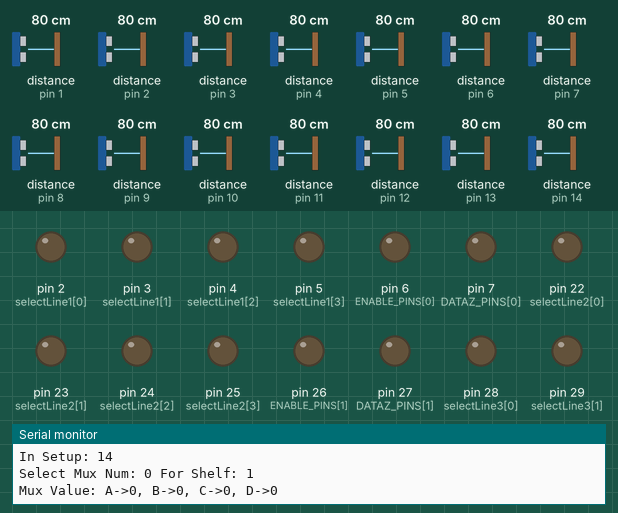
Recording of a sketch running on a simulated Arduino Mega 2560, built with avr-gcc and run on an emulated ATmega2560. On the bench: output pins drawn as LEDs (lit = HIGH), the last lines printed to the serial monitor. Inputs (shaded band) come from the test bench; at power-on: distance to the obstacle (sensors on pin 1, pin 2, pin 3, pin 4, pin 5, pin 6, pin 7, pin 8, pin 9, pin 10, pin 11, pin 12, pin 13, pin 14) 80 cm.

Above: at 0.1 s.
At 2.7 s:
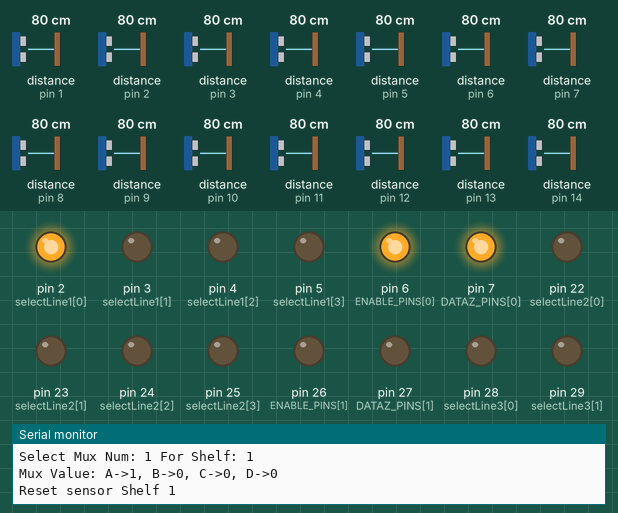
At 6.3 s:
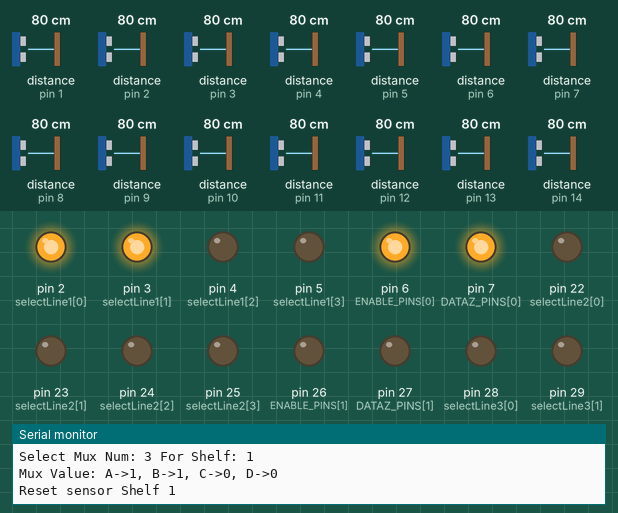
At 11.7 s:
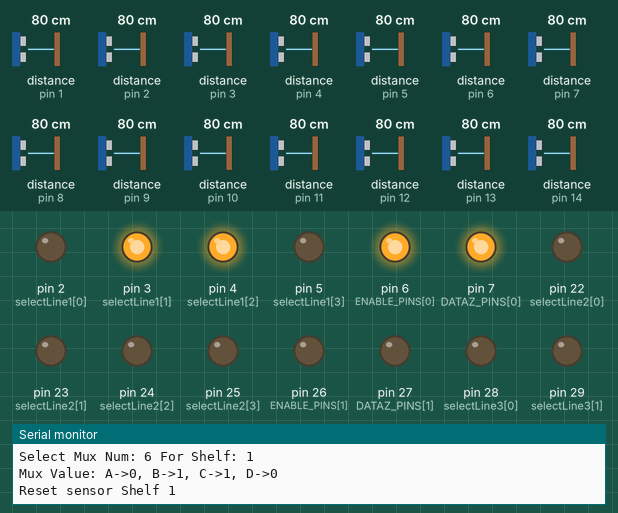
At 17.2 s:
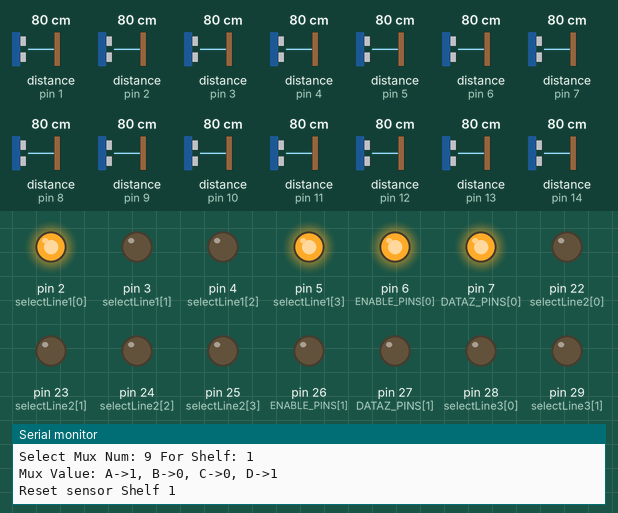
At 24.4 s:
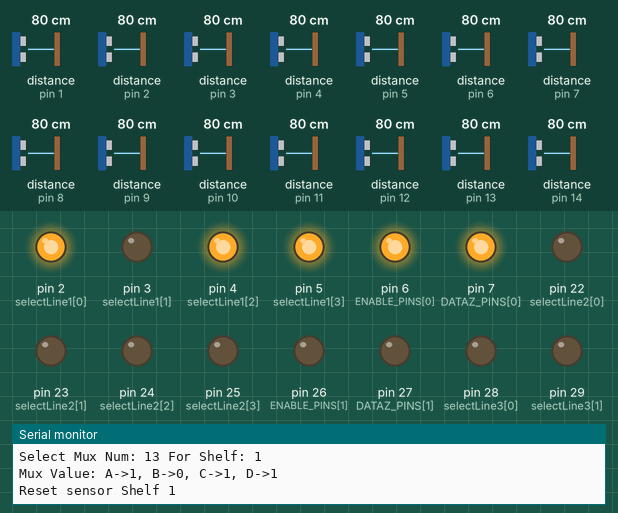
Timing chart, 0 to 25.9 s (numbered marks = the images above):
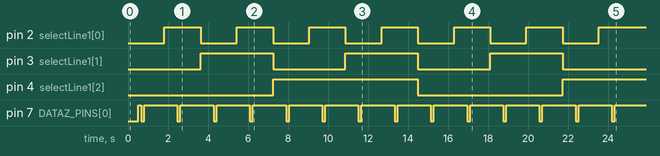

The sketch:

anotherTest.ino
```cpp
#include <Wire.h>
#include <VL53L0X.h>
#include <ArduinoJson.h>
#include <SoftwareSerial.h>
#define NUMBER_OF_SHELVES 1 // Note: Should not be more than 4
#define ROWS_PER_SHELF 14 // Note: Should not be more than 14
#define RACKNUM "000007"
SoftwareSerial send_to_node(10, 11); // Tx / Rx
int ENABLE_PINS[] = {6, 26, 32, 38};
int DATAZ_PINS[] = {7, 27, 33, 39};
int selectLine1[] = {2 , 3 , 4 , 5}; // for Shelf1
int selectLine2[] = {22 , 23 , 24 , 25}; // For Shelf2
int selectLine3[] = {28 , 29 , 30 , 31};//TODO : Set Correct Pins // For Shelf3
int selectLine4[] = {34 , 35 , 38 , 37};//TODO : Set Correct Pins // For Shelf4
String shelf1_ids[] = {"5b5767f9c03f97015d147266","5b576823c03f97015d147273","5b576d86c03f9707c22d86c9",
    "5b576d93c03f9707c22d86d0","5b576d9bc03f9707c22d86e7","5b576da1c03f9707a52719f5","5b576da9c03f9707c22d86ec",
    "5b576db7c03f9707a52719f9","5b576dcdc03f9707a52719fe","5b576dd9c03f97084534acf8","5b576de4c03f970827a4c2dc",
    "5b576debc03f97084534ad00","5b576df3c03f97084534ad05","5b576e10c03f970827a4c2f7"};

String shelf2_ids[] = {"5b584f95c03f9774a5d96c78","5b584f8fc03f9774a5d96c71","5b584f89c03f977488b6d988",
    "5b584f85c03f977488b6d97d","5b584f7fc03f9774a5d96c51","5b584f79c03f9774a5d96c4c","5b584f68c03f977488b6d976",
    "5b584f5dc03f9774a5d96c38","5b584f45c03f97740352a357","5b584f41c03f97740352a354","5b584f34c03f97740352a34c",
    "5b584f2bc03f9774061803bd","5b584f22c03f9774061803b9","5b584f18c03f9774061803ac"};

String shelf3_ids[] = {"","","","","","","","","","","","","",""};
String shelf4_ids[] = {"","","","","","","","","","","","","",""};
VL53L0X sensor1, sensor2, sensor3, sensor4, sensor5, sensor6, sensor7, sensor8, sensor9, sensor10, sensor11, sensor12, sensor13, sensor14,
    sensor15, sensor16, sensor17, sensor18, sensor19, sensor20, sensor21, sensor22, sensor23, sensor24, sensor25, sensor26, sensor27, sensor28,
    sensor29, sensor30, sensor31, sensor32, sensor33, sensor34, sensor35, sensor36, sensor37, sensor38, sensor39, sensor40, sensor41, sensor42,
    sensor43, sensor44, sensor45, sensor46, sensor47, sensor48, sensor49, sensor50, sensor51, sensor52, sensor53, sensor54, sensor55, sensor56;

VL53L0X sensors[] = {
    sensor1, sensor2, sensor3, sensor4, sensor5, sensor6, sensor7, sensor8, sensor9, sensor10, sensor11, sensor12, sensor13, sensor14,
    sensor15, sensor16, sensor17, sensor18, sensor19, sensor20, sensor21, sensor22, sensor23, sensor24, sensor25, sensor26, sensor27, sensor28,
    sensor29, sensor30, sensor31, sensor32, sensor33, sensor34, sensor35, sensor36, sensor37, sensor38, sensor39, sensor40, sensor41, sensor42,
    sensor43, sensor44, sensor45, sensor46, sensor47, sensor48, sensor49, sensor50, sensor51, sensor52, sensor53, sensor54, sensor55, sensor56
  };

void setup() {
  Serial.begin(19200);
  send_to_node.begin(19200);
  Wire.begin();
  for(int i=0;i<4;i++) {
    pinMode(selectLine1[i], OUTPUT);
    pinMode(selectLine2[i], OUTPUT);
    pinMode(selectLine3[i], OUTPUT);
    pinMode(selectLine4[i], OUTPUT);
    pinMode(ENABLE_PINS[i], OUTPUT);
    pinMode(DATAZ_PINS[i], OUTPUT);
  }
  int run_count = NUMBER_OF_SHELVES * ROWS_PER_SHELF;
  Serial.print("In Setup: ");
  Serial.println(run_count);
  for(int i=0;i<=run_count;i++) {
    if(i < ROWS_PER_SHELF) {
      if(NUMBER_OF_SHELVES >= 1) setSensor(i,1);
    } else if(i >= ROWS_PER_SHELF && i < (ROWS_PER_SHELF*2)) {
      if(NUMBER_OF_SHELVES >= 2) setSensor(i,2);
    } else if(i >= (ROWS_PER_SHELF * 2) && i < (ROWS_PER_SHELF*3)) {
      if(NUMBER_OF_SHELVES >= 3) setSensor(i,3);
    } else if(i >= (ROWS_PER_SHELF*3) && i < (ROWS_PER_SHELF*4)) {
      if(NUMBER_OF_SHELVES >= 4) setSensor(i,4);
    }
    sensors[i].startContinuous();
    delay(300);
    Serial.print("Counter: ");
    Serial.println(i);
    Serial.println();
  }
  scanI2C();
}
void selectMux( int i, int shelf)
{
  Serial.print("Select Mux Num: ");
  Serial.print(i);
  Serial.print(" For Shelf: ");
  Serial.println(shelf);
  int D = 0; int C = 0; int B = 0; int A = 0;
  int rec_num = 0; // This always goes from 0 to 13 if rows per shelf is 14
  if(i < ROWS_PER_SHELF) rec_num = i;
  else if(i >= ROWS_PER_SHELF && i<(ROWS_PER_SHELF*2)) rec_num = i-ROWS_PER_SHELF;
  else if(i >= (ROWS_PER_SHELF*2) && i<(ROWS_PER_SHELF*3)) rec_num = (i-(ROWS_PER_SHELF*2));
  else if(i >= (ROWS_PER_SHELF*3) && i<(ROWS_PER_SHELF*4)) rec_num = (i-(ROWS_PER_SHELF*3));

  for(int i=0;i<4;i++){
    int outBit = bitRead(rec_num, i);
    if(i==0) A = outBit;
    else if(i==1) B = outBit;
    else if(i==2) C = outBit;
    else D = outBit;
  }
  Serial.print("Mux Value: A->");
  Serial.print(A);
  Serial.print(", B->");
  Serial.print(B);
  Serial.print(", C->");
  Serial.print(C);
  Serial.print(", D->");
  Serial.print(D);
  Serial.println();

  switch(shelf) {
    digitalWrite(ENABLE_PINS[shelf-1],0);
    case 1:
      digitalWrite(selectLine1[0] ,A);
      digitalWrite(selectLine1[1] ,B);
      digitalWrite(selectLine1[2] ,C);
      digitalWrite(selectLine1[3] ,D);
    break;
    case 2:
      digitalWrite(selectLine2[0] ,A);
      digitalWrite(selectLine2[1] ,B);
      digitalWrite(selectLine2[2] ,C);
      digitalWrite(selectLine2[3] ,D);
    break;
    /*case 3:
      digitalWrite(selectLine3[0] ,A);
      digitalWrite(selectLine3[1] ,B);
      digitalWrite(selectLine3[2] ,C);
      digitalWrite(selectLine3[3] ,D);
    break3
    case 4:
      digitalWrite(selectLine4[0] ,A);
      digitalWrite(selectLine4[1] ,B);
      digitalWrite(selectLine4[2] ,C);
      digitalWrite(selectLine4[3] ,D);
    break;*/
  }
  delay(500);
}
void deselectMux(int shelf)
{
  Serial.print("Deselect Mux for shelf: ");
  Serial.println(shelf);
  digitalWrite(ENABLE_PINS[shelf-1],1);
}
void setSensor(int i, int shelf)
{
    int recid = i + 1;
    uint8_t addr = recid;
    selectMux(i, shelf);
    ResetSensor(shelf);
    sensors[i].init(true);       // Initiallize sensor with address
    sensors[i].setTimeout(500);
    delay(100);
    Serial.print("Setting Address For Sensor ");
    Serial.print(i);
    Serial.print(" with Addr: ");
    Serial.println(addr, HEX);
    sensors[i].setAddress(addr);  // I2c address of device
    delay(100);
    deselectMux(shelf);
    String msg = "Sensor ";
    msg = msg + i;
    msg = msg + " is Set!";
    Serial.println(msg);
}
void ResetSensor(int shelf)
{
  Serial.print("Reset sensor Shelf ");
  Serial.println(shelf);
    digitalWrite(DATAZ_PINS[shelf-1],HIGH);   // Make XSHUT = HIGH
    delay(150);
  // Make XSHUT = LOW for 150ms
    digitalWrite(DATAZ_PINS[shelf-1], LOW);
    delay(150);
    digitalWrite(DATAZ_PINS[shelf-1],HIGH);     // Make XSHUT = HIGH
    delay(500);
}
/*int* byteToArray(byte in){
  int i, temp, out[8];
  for(i=0; i<8; i++){
    temp = (in >> i) & 1;
    if(temp == 0) temp = -1;
    out[i] = temp;
  }
  return out;
}*/
void scanI2C() {
  Serial.println ("\n\t I2C scanner. Scanning ...");
  byte count = 0;
  for (byte i = 1; i < 120; i++)
  {
    Wire.beginTransmission (i);
    if (Wire.endTransmission () == 0)
    {
      Serial.print ("Found address: ");
      Serial.print (i, DEC);
      Serial.print (" (0x");
      Serial.print (i, HEX);
      Serial.println (")");
      count++;
      delay (5);  // maybe unneeded?
    } // end of good response
  }
  Serial.print("Found Devices : ");
  Serial.println(count);
}
void loop() {
  int run_count = NUMBER_OF_SHELVES * ROWS_PER_SHELF;
  unsigned int values[run_count];
  for(int i=0;i<run_count;i++) {
    values[i] = sensors[i].readRangeContinuousMillimeters();
    Serial.print("Sensor ");
    Serial.print(i);
    Serial.print(": ");
    Serial.println(values[i]);
  }
  /*for(int i=1;i<=NUMBER_OF_SHELVES;i++) {
    StaticJsonBuffer<1024> jsonBuffer;
    JsonObject& root = jsonBuffer.createObject();
    root["racknum"] = RACKNUM;
    String shelfname = "shelf";
    shelfname += i;
    JsonArray& rows = root.createNestedArray(shelfname);
    for(int j=0;j<=ROWS_PER_SHELF;j++) {
      JsonObject& row = jsonBuffer.createObject();
      String rownum = "row";
      int a = j+1;
      rownum = rownum + a;
      row["rownum"] = rownum;
      row["value"] = values[i];
      if(i==0) row["id"] = shelf1_ids[j];
      if(i==1) row["id"] = shelf2_ids[j];
      if(i==2) row["id"] = shelf3_ids[j];
      if(i==3) row["id"] = shelf4_ids[j];
      rows.add(row);
      delay(300);
    }
    root.prettyPrintTo(Serial);
    Serial.println();
  }*/
  // TODO: Remove this when useing own server
  for(int i=1;i<=NUMBER_OF_SHELVES;i++) {
    for(int j=0;j < ROWS_PER_SHELF;j++) {
      StaticJsonBuffer<1024> jsonBuffer;
      JsonObject& root = jsonBuffer.createObject();
      String rownum = "row";
      int a = j+1;
      rownum = rownum + a;
      root["rownum"] = rownum;
      root["value"] = values[j];
      if(i==1) root["id"] = shelf1_ids[j];
      if(i==2) root["id"] = shelf2_ids[j];
      if(i==3) root["id"] = shelf3_ids[j];
      if(i==4) root["id"] = shelf4_ids[j];
      root.prettyPrintTo(Serial);
      delay(300);
    }
  }
  //Serial.println("looping");
  delay(6000);
}
```
